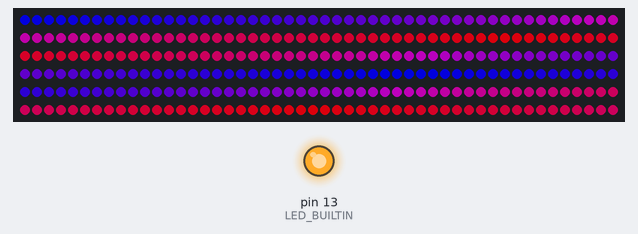
Recording of a sketch running on a simulated Arduino Uno, built with avr-gcc and run on an emulated ATmega328P. On the bench: 300 RGB LEDs in strip order, left to right, continuing on the next row, output pins drawn as LEDs (lit = HIGH). Dim RGB values are drawn brighter than linear.

Above: at 0.18 s.
At 10.07 s:
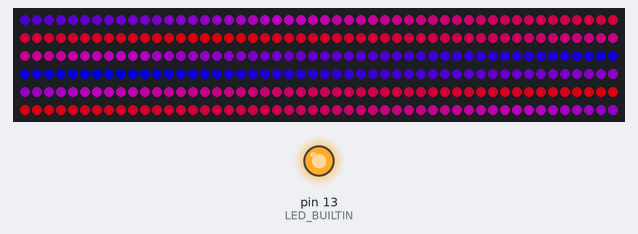
At 19.93 s:
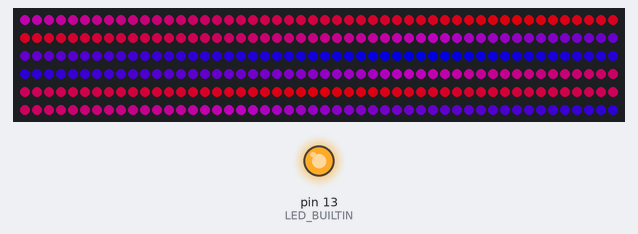
At 39.64 s:
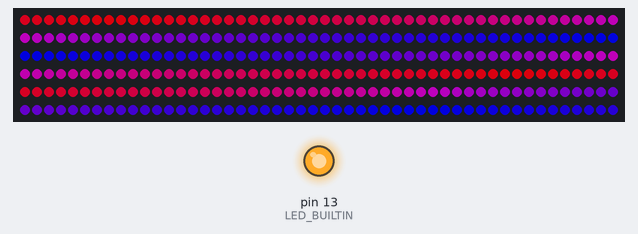
Timing chart, 0 to 40.0 s (numbered marks = the images above):
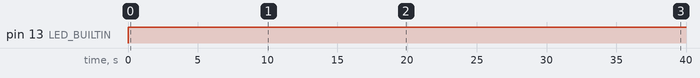

The sketch:

MagicKeyPane.ino
```cpp
#include <FastLED.h>

#define LED_PIN     7
#define TOTAL_LEDS  300
#define NUM_LEDS    300
#define BRIGHTNESS  200

CRGB leds[TOTAL_LEDS];

void setup() {
  FastLED.addLeds<WS2812, LED_PIN, GRB>(leds, TOTAL_LEDS);
  pinMode(LED_BUILTIN, OUTPUT);

  // full blackout
  for(int i = 0; i < TOTAL_LEDS; i++)
    leds[i] = CHSV(0, 0, 0);

  // initial test
  for(int i = 0; i < NUM_LEDS; i++)
    leds[i] = CHSV(0, 255, 10);

  FastLED.show();
}

int cmin = 160;
int cmax = 250;

int base = cmin;
int bdir = 1;

void loop() {
  digitalWrite(LED_BUILTIN, HIGH);

  int value = base;
  int cdir = 1;

  for(int i = 0; i < NUM_LEDS; i++) {
    value += cdir;

    if(value > cmax) {
      cdir = -1;
    }

    if(value < cmin) {
      cdir = 1;
    }

    leds[i] = CHSV(value, 255, BRIGHTNESS);
  }

  FastLED.show();

  base += bdir;

  if(base > cmax - 1) {
    bdir = -1;
  }

  if(base < cmin + 1) {
    bdir = 1;
  }

  delay(10);
}
```

Measured:
- by itself, pin 13 (LED_BUILTIN): LOW → HIGH at 0.02 s
